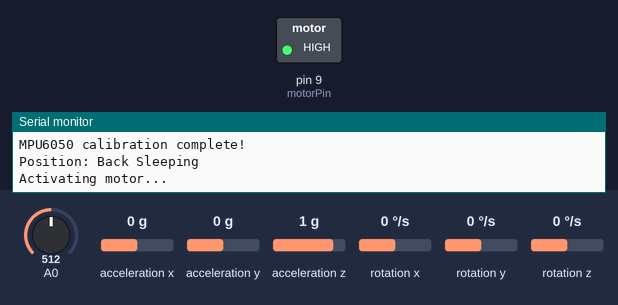
The sketch below on a simulated Arduino Uno, built with avr-gcc and run on an emulated ATmega328P. On the bench: switched loads named in the sketch (green lamp = pin HIGH), the last lines printed to the serial monitor. The inputs (shaded band) are chosen by the test bench; at power-on: A0 = 512, acceleration x 0 g, acceleration y 0 g, acceleration z 1 g, rotation x 0 °/s, rotation y 0 °/s, rotation z 0 °/s.

Above: at 6.2 s.
At 11.4 s:
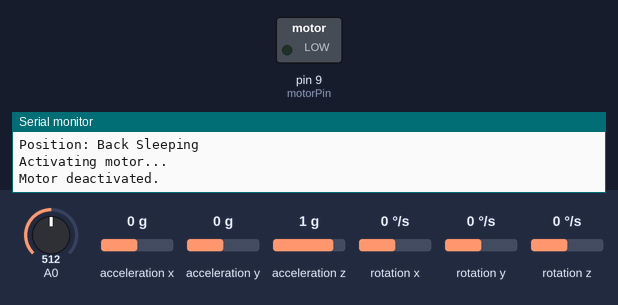
Timing chart, 0 to 19.6 s (numbered marks = the images above):
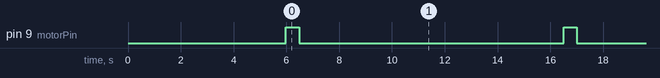

The sketch:

SleepingMask_complete.ino
```cpp
/*
   This Arduino program monitors a user's sleep position and detects snoring levels using an
   MPU6050 accelerometer/gyroscope and a microphone sensor, respectively. A single vibrating
   motor is used to provide corrective feedback for both functionalities.

   --- Features ---
   1. **Sleep Position Monitoring**:
      - Calculates the user's body orientation (pitch and roll) using accelerometer data.
      - Detects back sleeping, side sleeping, stomach sleeping, or unknown transitions.
      - Activates the vibrating motor when back sleeping is detected to encourage position change.

   2. **Snoring Detection**:
      - Monitors sound levels from a microphone sensor in real-time.
      - Classifies snoring as soft, moderate, or loud based on predefined thresholds.
      - Activates the vibrating motor when loud snoring is detected to prompt user adjustment.

   --- Workflow ---
   - During startup:
      1. Initializes the MPU6050 sensor and calibrates it for accurate readings.
      2. Sets up the motor pin.
   - In the main loop:
      1. Continuously monitors sleep position every 10 seconds.
      2. Detects snoring in real-time with a 500-microsecond sampling interval.
   - Feedback is provided by activating the vibrating motor for back sleeping or loud snoring.

   --- Hardware ---
   - MPU6050: Used for detecting sleep position.
   - Microphone sensor: Detects snoring based on sound levels.
   - Vibrating motor: Provides corrective feedback for both functionalities.

   This program is designed for basic sleep monitoring applications, combining both positional
   and acoustic feedback mechanisms for improved sleep quality.
*/

#include <Wire.h>
#include <MPU6050.h>

// MPU6050 Calibration Offsets
long axOffset = 0, ayOffset = 0, azOffset = 0;
long gxOffset = 0, gyOffset = 0, gzOffset = 0;

// Pin Definitions
const int motorPin = 9; // Shared motor pin for both position and snoring-based activation

// Snoring Detection Thresholds
#define SOFT_SNORING_THRESHOLD 550
#define MODERATE_SNORING_THRESHOLD 600
#define LOUD_SNORING_THRESHOLD 700

// MPU6050 Object
MPU6050 mpu;

void setup() {
  Serial.begin(9600);
  Wire.begin();

  // Initialize MPU6050
  mpu.initialize();
  if (!mpu.testConnection()) {
    Serial.println("MPU6050 not connected! Check wiring.");
    while (1);
  }
  Serial.println("MPU6050 connected!");
  calibrateMPU();
  Serial.println("MPU6050 calibration complete!");

  // Initialize motor pin
  pinMode(motorPin, OUTPUT);
  digitalWrite(motorPin, LOW); // Ensure motor is off initially
}

void loop() {
  detectPosition(); // Check sleep position
  detectSnoring();  // Check snoring levels
}

// Detect Sleep Position
void detectPosition() {
  int16_t ax, ay, az, gx, gy, gz;
  mpu.getMotion6(&ax, &ay, &az, &gx, &gy, &gz);

  // Apply offsets
  ax -= axOffset;
  ay -= ayOffset;
  az -= azOffset;

  // Convert to 'g' units and normalize
  float Ax = ax / 16384.0, Ay = ay / 16384.0, Az = az / 16384.0;
  float norm = sqrt(Ax * Ax + Ay * Ay + Az * Az);
  float Ax_norm = Ax / norm, Ay_norm = Ay / norm, Az_norm = Az / norm;

  // Calculate pitch and roll
  float pitch = atan2(Ax_norm, Az_norm) * 180 / PI;
  float roll = atan2(Ay_norm, Az_norm) * 180 / PI;

  // Detect sleep position
  if (abs(roll) < 15 && pitch > -20 && pitch < 20) {
    Serial.println("Position: Back Sleeping");
    activateVibratingMotor(); // Motor for back sleeping
  } else if (abs(roll) > 30 && pitch > -20 && pitch < 20) {
    Serial.println("Position: Side Sleeping");
  } else if (abs(roll) < 15 && pitch > 20) {
    Serial.println("Position: Stomach Sleeping");
  } else {
    Serial.println("Position: Unknown/Transition");
  }

  delay(10000); // Wait 10 seconds before next position check
}

// Detect Snoring
void detectSnoring() {
  static unsigned long lastSampleTime = 0;
  unsigned long currentTime = micros();

  if (currentTime - lastSampleTime >= 500) {
    lastSampleTime = currentTime;
    int sensorValue = analogRead(A0);

    // Print sensor value
    Serial.print("Microphone: ");
    Serial.println(sensorValue);

    // Detect snoring levels
    if (sensorValue >= SOFT_SNORING_THRESHOLD && sensorValue < MODERATE_SNORING_THRESHOLD) {
      Serial.println("Soft snoring detected.");
    } else if (sensorValue >= MODERATE_SNORING_THRESHOLD && sensorValue < LOUD_SNORING_THRESHOLD) {
      Serial.println("Moderate snoring detected.");
    } else if (sensorValue >= LOUD_SNORING_THRESHOLD) {
      Serial.println("Loud snoring detected!");
      activateVibratingMotor(); // Motor for loud snoring
    } else {
      Serial.println("No snoring detected.");
    }
  }
}

// Activate Vibrating Motor
void activateVibratingMotor() {
  Serial.println("Activating motor...");
  digitalWrite(motorPin, HIGH);
  delay(500); // Keep motor on for 500 ms
  digitalWrite(motorPin, LOW);
  Serial.println("Motor deactivated.");
}

// Calibrate MPU6050
void calibrateMPU() {
  int16_t ax, ay, az, gx, gy, gz;
  long axSum = 0, aySum = 0, azSum = 0, gxSum = 0, gySum = 0, gzSum = 0;

  const int samples = 1000;
  Serial.println("Calibrating MPU6050...");
  for (int i = 0; i < samples; i++) {
    mpu.getMotion6(&ax, &ay, &az, &gx, &gy, &gz);
    axSum += ax;
    aySum += ay;
    azSum += az - 16384;
    gxSum += gx;
    gySum += gy;
    gzSum += gz;
    delay(2);
  }

  axOffset = axSum / samples;
  ayOffset = aySum / samples;
  azOffset = azSum / samples;
  gxOffset = gxSum / samples;
  gyOffset = gySum / samples;
  gzOffset = gzSum / samples;

  Serial.println("Calibration complete!");
}
```

Measured:
- by itself, pin 9 (motorPin): alternates HIGH for 0.50 s and LOW for 10.0 s
